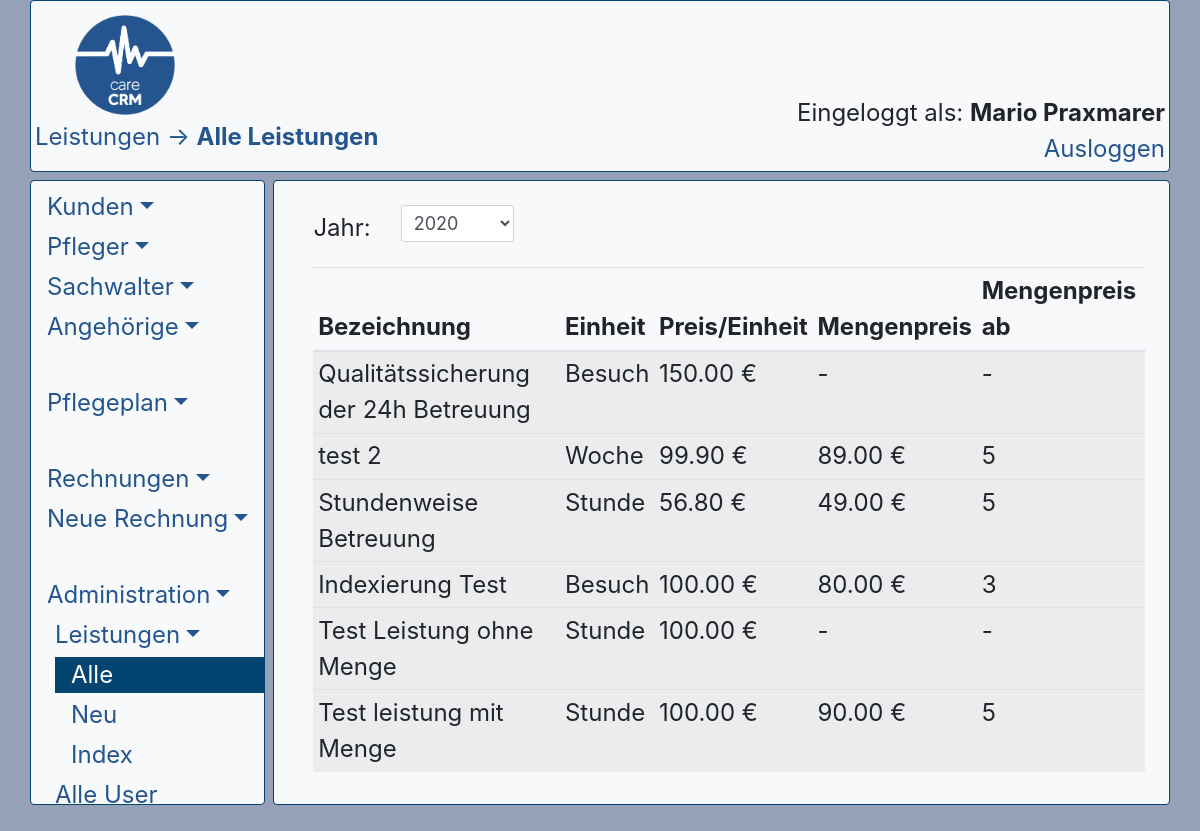
Page /frontend/lgalle.php (signed in) on the committed database.
### tables this page shows
CREATE TABLE `user` (
  `us_id` int(6) NOT NULL,
  `us_name` varchar(8) NOT NULL,
  `us_pw` varchar(40) NOT NULL,
  `us_mail` varchar(64) NOT NULL,
  `us_vorname` varchar(64) NOT NULL,
  `us_nachname` varchar(64) NOT NULL,
  `us_status` tinyint(1) NOT NULL,
  `us_admin` tinyint(1) NOT NULL
);

CREATE TABLE `leistung` (
  `lg_id` int(6) NOT NULL,
  `lg_bezeichnung` varchar(64) NOT NULL,
  `lg_einheit` enum('h','d','w','m','s','b','e') NOT NULL COMMENT 'h stunde, d tag, w woche, m monat, s stück, b besuch, e einheit',
  `lg_rabattgrenze` int(4) DEFAULT NULL,
  `lg_einzeltarif` float(12,2) NOT NULL,
  `lg_mengentarif` float(12,2) DEFAULT NULL,
  `lg_jahr` year(4) NOT NULL
);

### frontend/lgalle.php (the view, shortened to what this page needs)
<?php
$siteTitle = "Alle Leistungen";
$siteCategory = "Leistungen";
include_once('header.php');
include_once('nav.php');
?>
<?php
$dbc = mysqli_connect(DB_HOST,DB_USER,DB_PASSWORD, DB_NAME)
or die(errrorlog($dbc,0));
mysqli_set_charset($dbc,"utf8");
$scopequery = "SELECT MAX(lg_jahr) as lg_jahr_max, MIN(lg_jahr) as lg_jahr_min FROM leistung ORDER BY lg_jahr";
$scopedata = mysqli_query($dbc, $scopequery)
    or die(errrorlog($dbc, $scopequery));
$scoperow = mysqli_fetch_array($scopedata);
if(!empty($scoperow["lg_jahr_min"]))
{
    $lg_jahr_min = $scoperow["lg_jahr_min"];
    $lg_jahr_max = $scoperow["lg_jahr_max"];
    $lg_keine_daten = 0;
}
else
{
    $lg_jahr_max = date("Y",time());
}
if (isset($_GET["lg_jahr"]))
{
    $lg_jahr = mysqli_real_escape_string($dbc, trim($_GET['lg_jahr']));
    if(!is_numeric($lg_jahr) || (strlen($lg_jahr) != 4))
    {
        $lg_jahr = $lg_jahr_max;
    }
}
else
{
    $lg_jahr = $lg_jahr_max;
}
$selectquery = "SELECT DISTINCT lg_jahr FROM leistung WHERE lg_jahr NOT IN('0000') ORDER BY lg_jahr";
$selectdata = mysqli_query($dbc, $selectquery)
    or die(errorlog($dbc, $selectquery));
if(mysqli_num_rows($selectdata) > 0)
{
    $query = "SELECT * FROM leistung WHERE lg_jahr = '$lg_jahr'";
    $data = mysqli_query($dbc, $query)
    or die(errorlog($dbc, $query));
}
else
{
    $lg_keine_daten_jahr = 1;
}
?>
<form method="GET" action="<?php echo $_SERVER["PHP_SELF"]; ?>" id="lg_jahr_select">
    <div class="form-group row">
            <label for="lg_jahr" class="col-sm-1 col-form-label col-form-label-sm">Jahr:</label>
            <div class="col-sm-3 col-lg-2">
                <select class="form-control form-control-sm" name="lg_jahr" id="lg_jahr" onchange="document.getElementById('lg_jahr_select').submit()">
                    <?php
                    while($selectrow = mysqli_fetch_array($selectdata))
                    {
                        echo '<option ';
                        if($selectrow["lg_jahr"] == $lg_jahr) echo 'selected';
                        echo '>' . $selectrow["lg_jahr"];
                        echo '</option>';
                    }
                    ?>
                </select>
            </div>
    </div>
</form>
<table class="table table-striped table-sm">
  <thead>
    <tr>
      <th scope="col">Bezeichnung</th>
      <th scope="col">Einheit</th>
      <th scope="col">Preis/Einheit</th>
      <th scope="col">Mengenpreis</th>
      <th scope="col">Mengenpreis ab</th>
    </tr>
  </thead>
  <tbody>
  <?php
    while($row = mysqli_fetch_array($data))
    {
        switch($row["lg_einheit"])
        {
            case "h":
                $lg_einheit = "Stunde";
                break;
            case "w":
                $lg_einheit = "Woche";
                break;
            case "b":
                $lg_einheit = "Besuch";
                break;
        }
        echo '<tr>';
        echo '<td scope="row">' . $row["lg_bezeichnung"] . '</td>';
        echo '<td scope="row">' . $lg_einheit . '</td>';
        echo '<td>';
        if (!empty($row["lg_einzeltarif"]))
        {
            echo $row["lg_einzeltarif"] . " €";
        }
        else
        {
            echo "-";
        }
        echo '</td>';
        echo '<td>';
        if (!empty($row["lg_mengentarif"]))
        {
            echo $row["lg_mengentarif"] . " €";
        }
        else
        {
            echo "-";
        }
        echo '</td>';
        echo '<td>';
        if (!empty($row["lg_rabattgrenze"]))
        {
            echo $row["lg_rabattgrenze"];
        }
        else
        {
            echo "-";
        }
        echo '</td>';
        echo '<tr>';
    }
  ?>
  </tbody>
</table>
<?php
include_once('footer.php');
?>

### frontend/header.php (shortened to what this page needs)
<!DOCTYPE HTML>
<html>
<head>
    <link rel="stylesheet" href="bootstrap/dist/css/bootstrap.css" />
    <link rel="stylesheet" href="style1.css" />
</head>
<?php
include_once('functions.php');
?>
<body style="background-color: #95a1b7;">
    <div class="container container-fluid">
      <div class="row">
        <div class="col border border-primary rounded mb-2 p-1 d-none d-xl-block bg-light col-xl">
          <div class="container p-0 m-0">
            <div class="row p-0 m-0">
              <div class="col-2 p-0 m-0 ">
                  <img src="images/CareCRM_logo.png" height="100" style="margin-left: 40px;margin-top: 10px; margin-bottom: -20px;">
              </div>
              <div class="col p-0 m-0">
              </div>
              <div class="col p-0 m-0">
              </div>
            </div>
            <div class="row p-0 m-0">
              <div class="col p-0 m-0 text-primary pt-4">
                <?php echo $siteCategory . " &rarr; <b>" . $siteTitle . "</b>"; ?></b>
              </div>
              <div class="col p-0 m-0">
              </div>
              <div class="col p-0 m-0 text-right">
                  <?php
                  if (!isset($_SESSION['userid']))
                  {
                      echo '<b>Sie sind nicht eingeloggt.</b><br /><a href="login.php">Einloggen</a>';
                  }
                  else
                  {
                      $user_userid = $_SESSION['userid'];
                      $dbc = mysqli_connect(DB_HOST, DB_USER, DB_PASSWORD, DB_NAME)
                        or die(errorlog($dbc,$query));
                      $query = "SELECT us_vorname, us_nachname, us_admin, us_status FROM `user` WHERE us_id = '$user_userid'";
                      $data = mysqli_query($dbc, $query)
                        or die(errorlog($dbc,$query));
                      $row = mysqli_fetch_array($data);
                      echo 'Eingeloggt als: <b>' . $row['us_vorname'] . ' ' . $row['us_nachname'] .
                          '</b><br /><a href="logout.php">Ausloggen</a>';
                  }
                  ?>
              </div>
            </div>
          </div>
        </div>
      </div>

### rows in the picture
user: us_vorname "Mario", us_nachname "Praxmarer"
leistung: lg_bezeichnung "Qualitätssicherung der 24h Betreuung", lg_einheit "Besuch", lg_einzeltarif "150.00"
leistung: lg_bezeichnung "test 2", lg_einheit "Woche", lg_einzeltarif "99.90", lg_mengentarif "89.00", lg_rabattgrenze "5"
leistung: lg_bezeichnung "Stundenweise Betreuung", lg_einheit "Stunde", lg_einzeltarif "56.80", lg_mengentarif "49.00", lg_rabattgrenze "5"
leistung: lg_bezeichnung "Indexierung Test", lg_einheit "Besuch", lg_einzeltarif "100.00", lg_mengentarif "80.00", lg_rabattgrenze "3"
leistung: lg_bezeichnung "Test Leistung ohne Menge", lg_einheit "Stunde", lg_einzeltarif "100.00"
leistung: lg_bezeichnung "Test leistung mit Menge", lg_einheit "Stunde", lg_einzeltarif "100.00", lg_mengentarif "90.00", lg_rabattgrenze "5"

### other values in the picture
$siteCategory "Leistungen"
$siteTitle "Alle Leistungen"
form field lg_jahr "2020"
